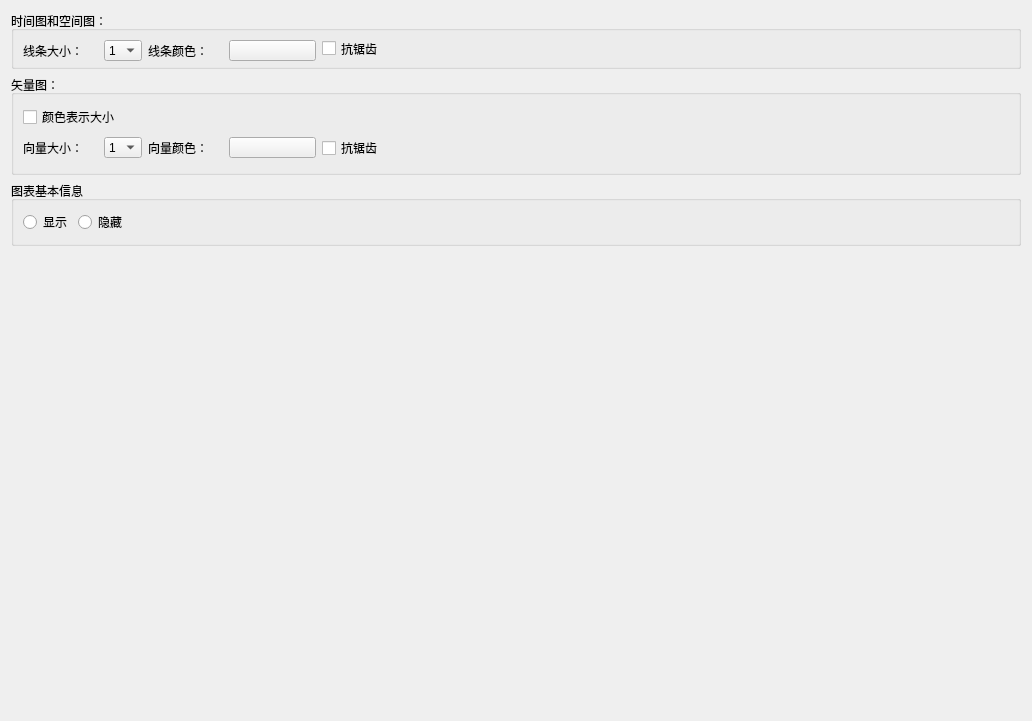
     <widget class="QWidget" name="tab">
      <attribute name="title">
       <string>综合</string>
      </attribute>
      <layout class="QGridLayout" name="gridLayout_7">
       <item row="0" column="0">
        <layout class="QVBoxLayout" name="verticalLayout">
         <item>
          <widget class="QGroupBox" name="groupBox_3">
           <property name="minimumSize">
            <size>
             <width>0</width>
             <height>58</height>
            </size>
           </property>
           <property name="maximumSize">
            <size>
             <width>16777215</width>
             <height>58</height>
            </size>
           </property>
           <property name="title">
            <string>时间图和空间图：</string>
           </property>
           <layout class="QGridLayout" name="gridLayout_3">
            <item row="0" column="3">
             <spacer name="horizontalSpacer_3">
              <property name="orientation">
               <enum>Qt::Horizontal</enum>
              </property>
              <property name="sizeHint" stdset="0">
               <size>
                <width>626</width>
                <height>20</height>
               </size>
              </property>
             </spacer>
            </item>
            <item row="0" column="0">
             <layout class="QHBoxLayout" name="horizontalLayout_10">
              <item>
               <widget class="QLabel" name="label_6">
                <property name="minimumSize">
                 <size>
                  <width>75</width>
                  <height>21</height>
                 </size>
                </property>
                <property name="maximumSize">
                 <size>
                  <width>75</width>
                  <height>21</height>
                 </size>
                </property>
                <property name="text">
                 <string>线条大小：</string>
                </property>
               </widget>
              </item>
              <item>
               <widget class="QComboBox" name="linesSizeEdit">
                <property name="minimumSize">
                 <size>
                  <width>38</width>
                  <height>21</height>
                 </size>
                </property>
                <property name="maximumSize">
                 <size>
                  <width>38</width>
                  <height>21</height>
                 </size>
                </property>
                <item>
                 <property name="text">
                  <string>1</string>
                 </property>
                </item>
                <item>
                 <property name="text">
                  <string>2</string>
                 </property>
                </item>
                <item>
                 <property name="text">
                  <string>3</string>
                 </property>
                </item>
                <item>
                 <property name="text">
                  <string>4</string>
                 </property>
                </item>
                <item>
                 <property name="text">
                  <string>5</string>
                 </property>
                </item>
               </widget>
              </item>
             </layout>
            </item>
            <item row="0" column="1">
             <layout class="QHBoxLayout" name="horizontalLayout_11">
              <item>
               <widget class="QLabel" name="label_7">
                <property name="minimumSize">
                 <size>
                  <width>75</width>
                  <height>21</height>
                 </size>
                </property>
                <property name="maximumSize">
                 <size>
                  <width>75</width>
                  <height>21</height>
                 </size>
                </property>
                <property name="text">
                 <string>线条颜色：</string>
                </property>
               </widget>
              </item>
              <item>
               <widget class="QPushButton" name="lineColor">
                <property name="minimumSize">
                 <size>
                  <width>87</width>
                  <height>21</height>
                 </size>
                </property>
                <property name="maximumSize">
                 <size>
                  <width>87</width>
                  <height>21</height>
                 </size>
                </property>
                <property name="text">
                 <string/>
                </property>
               </widget>
              </item>
             </layout>
            </item>
            <item row="0" column="2">
             <widget class="QCheckBox" name="linescheckBox">
              <property name="text">
               <string>抗锯齿</string>
              </property>
             </widget>
            </item>
           </layout>
          </widget>
         </item>
         <item>
          <widget class="QGroupBox" name="groupBox_4">
           <property name="minimumSize">
            <size>
             <width>0</width>
             <height>100</height>
            </size>
           </property>
           <property name="maximumSize">
            <size>
             <width>16777215</width>
             <height>100</height>
            </size>
           </property>
           <property name="title">
            <string>矢量图：</string>
           </property>
           <layout class="QGridLayout" name="gridLayout_4">
            <item row="1" column="0">
             <layout class="QHBoxLayout" name="horizontalLayout_13">
              <item>
               <widget class="QLabel" name="label_8">
                <property name="minimumSize">
                 <size>
                  <width>75</width>
                  <height>21</height>
                 </size>
                </property>
                <property name="maximumSize">
                 <size>
                  <width>75</width>
                  <height>21</height>
                 </size>
                </property>
                <property name="text">
                 <string>向量大小：</string>
                </property>
               </widget>
              </item>
              <item>
               <widget class="QComboBox" name="vectorSize">
                <property name="minimumSize">
                 <size>
                  <width>38</width>
                  <height>21</height>
                 </size>
                </property>
                <property name="maximumSize">
                 <size>
                  <width>38</width>
                  <height>21</height>
                 </size>
                </property>
                <item>
                 <property name="text">
                  <string>1</string>
                 </property>
                </item>
                <item>
                 <property name="text">
                  <string>2</string>
                 </property>
                </item>
                <item>
                 <property name="text">
                  <string>3</string>
                 </property>
                </item>
                <item>
                 <property name="text">
                  <string>4</string>
                 </property>
                </item>
                <item>
                 <property name="text">
                  <string>5</string>
                 </property>
                </item>
               </widget>
              </item>
             </layout>
            </item>
            <item row="1" column="1">
             <layout class="QHBoxLayout" name="horizontalLayout_12">
              <item>
               <widget class="QLabel" name="label_9">
                <property name="minimumSize">
                 <size>
                  <width>75</width>
                  <height>21</height>
                 </size>
                </property>
                <property name="maximumSize">
                 <size>
                  <width>75</width>
                  <height>21</height>
                 </size>
                </property>
                <property name="text">
                 <string>向量颜色：</string>
                </property>
               </widget>
              </item>
              <item>
               <widget class="QPushButton" name="vecColor">
                <property name="minimumSize">
                 <size>
                  <width>87</width>
                  <height>21</height>
                 </size>
                </property>
                <property name="maximumSize">
                 <size>
                  <width>87</width>
                  <height>21</height>
                 </size>
                </property>
                <property name="text">
                 <string/>
                </property>
               </widget>
              </item>
             </layout>
            </item>
            <item row="1" column="2">
             <widget class="QCheckBox" name="veccheckBox">
              <property name="text">
               <string>抗锯齿</string>
              </property>
             </widget>
            </item>
            <item row="1" column="3">
             <spacer name="horizontalSpacer_5">
              <property name="orientation">
               <enum>Qt::Horizontal</enum>
              </property>
              <property name="sizeHint" stdset="0">
               <size>
                <width>626</width>
                <height>20</height>
               </size>
              </property>
             </spacer>
            </item>
            <item row="0" column="0">
             <widget class="QCheckBox" name="disMode">
              <property name="text">
               <string>颜色表示大小</string>
              </property>
             </widget>
            </item>
           </layout>
          </widget>
         </item>
        </layout>
       </item>
       <item row="1" column="0">
        <widget class="QGroupBox" name="groupBox_6">
         <property name="title">
          <string>图表基本信息</string>
         </property>
         <layout class="QGridLayout" name="gridLayout">
          <item row="0" column="0">
           <layout class="QHBoxLayout" name="horizontalLayout_16">
            <item>
             <widget class="QRadioButton" name="infoshow">
              <property name="text">
               <string>显示</string>
              </property>
             </widget>
            </item>
            <item>
             <widget class="QRadioButton" name="infohide">
              <property name="text">
               <string>隐藏</string>
              </property>
             </widget>
            </item>
            <item>
             <spacer name="horizontalSpacer_11">
              <property name="orientation">
               <enum>Qt::Horizontal</enum>
              </property>
              <property name="sizeHint" stdset="0">
               <size>
                <width>40</width>
                <height>20</height>
               </size>
              </property>
             </spacer>
            </item>
           </layout>
          </item>
         </layout>
        </widget>
       </item>
       <item row="2" column="0">
        <spacer name="verticalSpacer">
         <property name="orientation">
          <enum>Qt::Vertical</enum>
         </property>
         <property name="sizeHint" stdset="0">
          <size>
           <width>20</width>
           <height>464</height>
          </size>
         </property>
        </spacer>
       </item>
      </layout>
     </widget>
